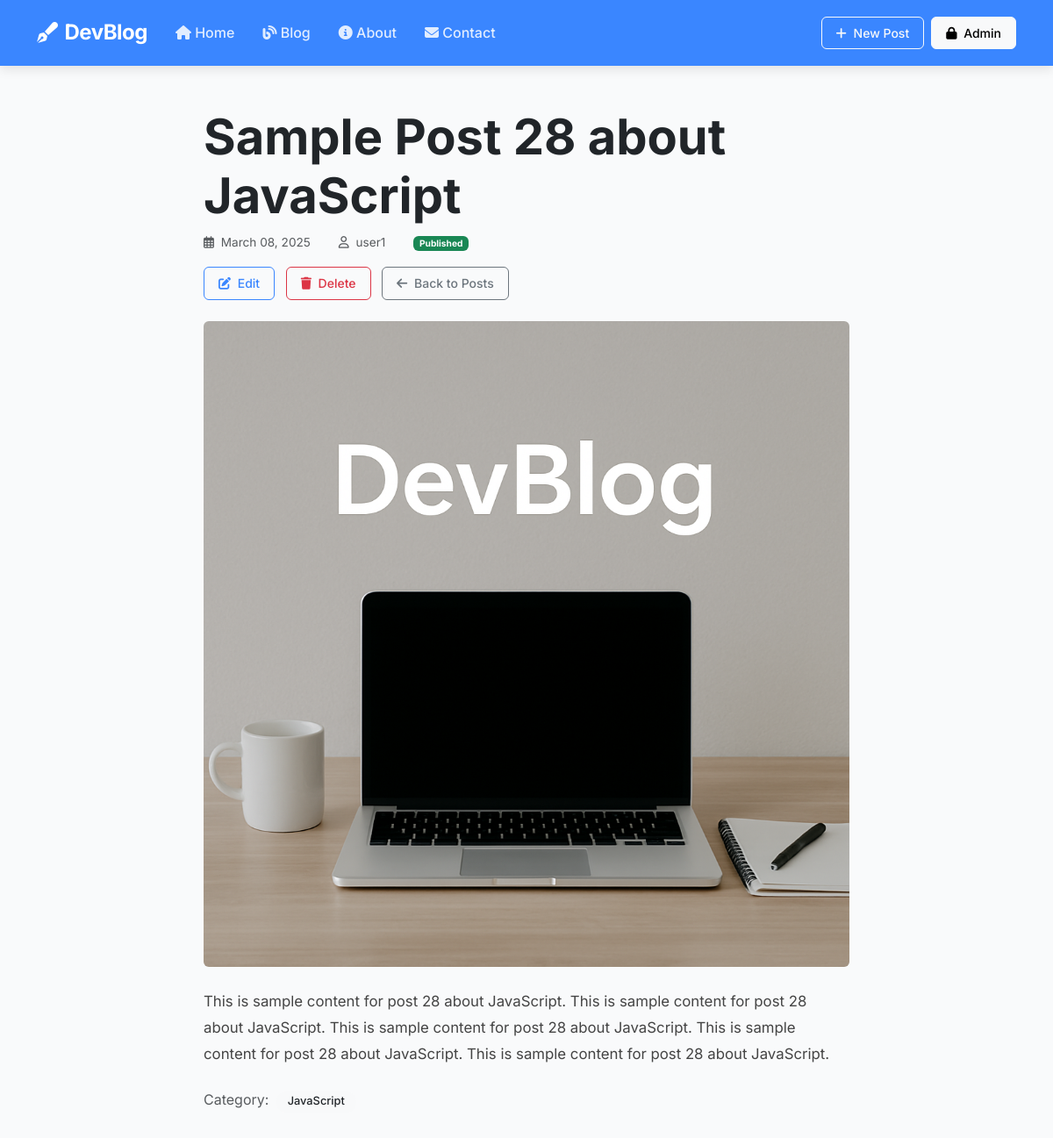
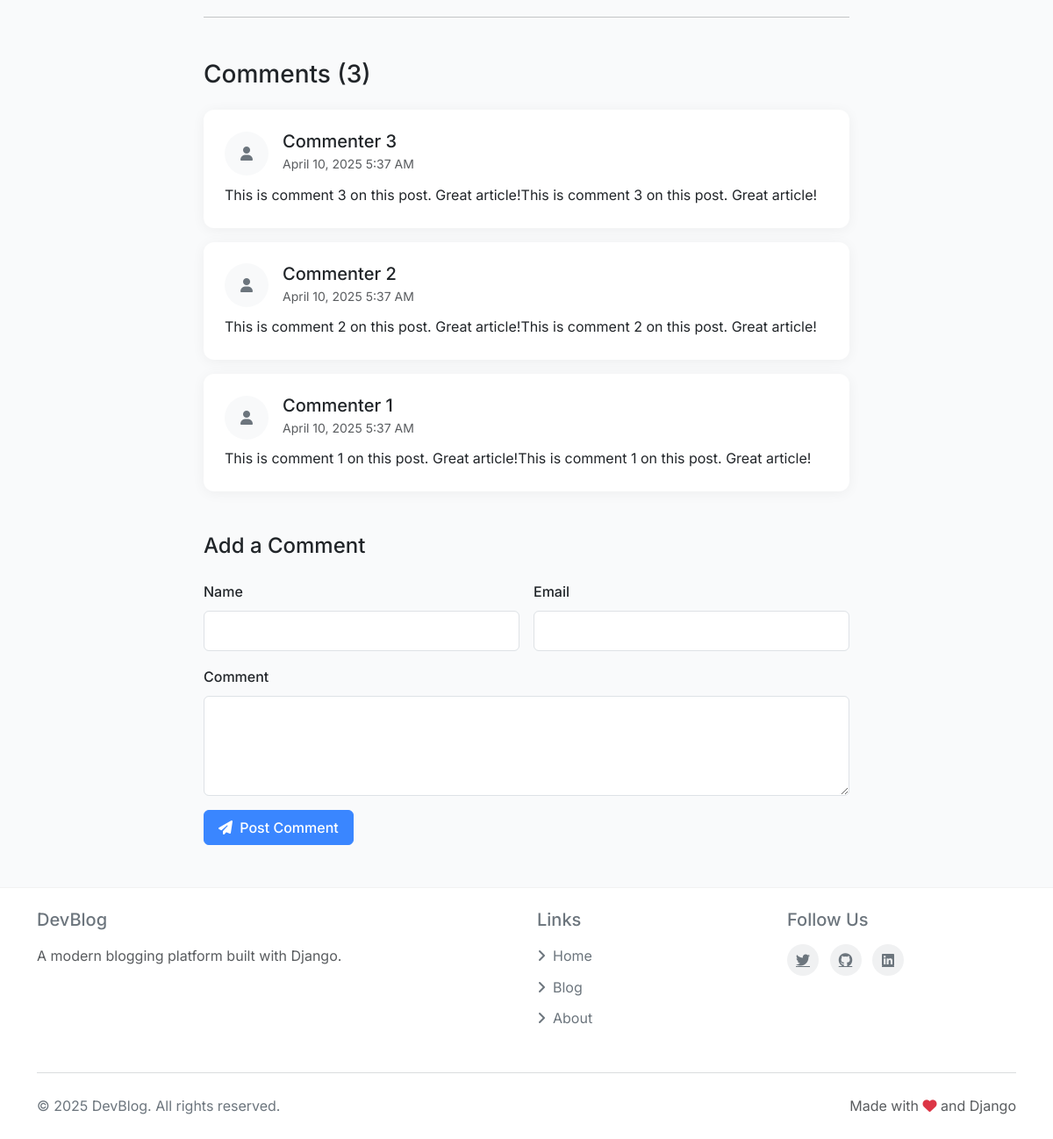
Page /blog/posts/sample-post-28-about-javascript/ on the committed database (2 pictures, top to bottom).
### blog/models.py (models this page shows, shortened)
class Post(models.Model):
    STATUS_CHOICES = (
        ('draft', 'Draft'),
        ('archived', 'Archived'),
        ('published', 'Published'),
    )
    title = models.CharField(max_length=255)
    slug = models.SlugField(max_length=255, unique=True)
    author = models.ForeignKey(User, on_delete=models.SET_NULL, null=True, blank=True, related_name='posts')
    category = models.ForeignKey(Category, on_delete=models.SET_NULL, null=True, blank=True ,related_name='posts')
    featured_image = models.ImageField(default='fallback.png', blank=True )
    thumbnail = models.ImageField(default='fallback_thumbnail.png', blank=True )
    content = models.TextField()
    status = models.CharField(max_length=20, choices=STATUS_CHOICES, default='draft')
    created_at = models.DateTimeField(auto_now_add=True)
    updated_at = models.DateTimeField(auto_now=True)
    published_date = models.DateTimeField(null=True, blank=True)
    class Meta:
        db_table = 'blog_post'
        ordering = ['-created_at']
        verbose_name = 'Post'
        verbose_name_plural = 'Posts'
        unique_together = ('title', 'content')
        indexes = [
            models.Index(fields=['title', 'content']),
        ]

class Category(models.Model):
    name = models.CharField(max_length=255)
    description = models.TextField(blank=True, null=True)
    slug = models.SlugField(max_length=255, unique=True)
    class Meta:
        db_table = 'blog_category'
        ordering = ['name']
        verbose_name = 'Category'
        verbose_name_plural = 'Categories'
        unique_together = ('name', 'description')
        indexes = [
            models.Index(fields=['name', 'description']),
        ]

class Comment(models.Model):
    post = models.ForeignKey(Post, on_delete=models.CASCADE, related_name='comments')
    name = models.CharField(max_length=255)
    email = models.EmailField()
    content = models.TextField()
    created_at = models.DateTimeField(auto_now_add=True)
    class Meta:
        db_table = 'blog_comment'
        ordering = ['-created_at']
        verbose_name = 'Comment'
        verbose_name_plural = 'Comments'
        indexes = [
            models.Index(fields=['name', 'email']),
        ]

### blog/views.py (the view)
# urls.py: path('posts/<slug:slug>/', views.post_detail, name='post_detail'),
def post_detail(request, slug):
    post = get_object_or_404(Post, slug=slug)
    comments = post.comments.all()
    if request.method == 'POST':
        comment_form = CommentForm(request.POST)
        if comment_form.is_valid():
            comment = comment_form.save(commit=False)
            comment.post = post
            comment.save()
            messages.success(request, 'Comment added successfully.')
            return redirect('post_detail', slug=post.slug)
    else:
        comment_form = CommentForm()
    return render(request, 'posts/post_detail.html', {'post': post, 'comments': comments, 'comment_form': comment_form})

### blog/forms.py
class CommentForm(forms.ModelForm):
    class Meta:
        model = Comment
        fields = ['name', 'email', 'content']
        widgets = {
            'name': forms.TextInput(attrs={'class': 'form-control'}),
            'email': forms.EmailInput(attrs={'class': 'form-control'}),
            'content': forms.Textarea(attrs={'class': 'form-control', 'rows': 4}),
        }
        labels = {
            'name': 'Name',
            'email': 'Email',
            'content': 'Your Comment',
        }
        help_texts = {
            'name': 'Enter your name',
            'email': 'Enter your email address',
            'content': 'Enter your comment',
        }

### blog/templates/posts/post_detail.html (shortened to what this page needs)
{% extends "layout.html" %}
{% block content %}
<div class="container">
    <div class="row">
        <div class="col-lg-8 mx-auto">
            <article class="blog-post">
                <div class="post-header mb-4">
                    <h1 class="display-4 fw-bold">{{ post.title }}</h1>
                    <div class="post-meta text-muted mb-3">
                        <span><i class="far fa-calendar-alt me-1"></i> {{ post.published_date|date:"F d, Y"|default:"Not published" }}</span>
                        {% if post.author %}
                            <span class="ms-3"><i class="far fa-user me-1"></i> {{ post.author.username }}</span>
                        {% endif %}
                        <span class="ms-3">
                            <span class="badge bg-{% if post.status == 'published' %}success{% elif post.status == 'draft' %}warning{% else %}secondary{% endif %}">
                                {{ post.get_status_display }}
                            </span>
                        </span>
                    </div>
                    <div class="post-actions mb-4">
                        <a href="{% url 'post_update_form' post.slug %}" class="btn btn-sm btn-outline-primary">
                            <i class="fas fa-edit me-1"></i> Edit
                        </a>
                        <a href="{% url 'post_delete' post.slug %}" class="btn btn-sm btn-outline-danger ms-2">
                            <i class="fas fa-trash me-1"></i> Delete
                        </a>
                        <a href="{% url 'post_list' %}" class="btn btn-sm btn-outline-secondary ms-2">
                            <i class="fas fa-arrow-left me-1"></i> Back to Posts
                        </a>
                    </div>
                    {% if post.featured_image %}
                        <div class="post-featured-image mb-4">
                            <img src="{{ post.featured_image.url }}" class="img-fluid rounded" alt="{{ post.title }}">
                        </div>
                    {% endif %}
                </div>
                <div class="post-content">
                    {{ post.content|linebreaks }}
                </div>
                {% if post.category %}
                    <div class="post-categories mt-4">
                        <span class="text-muted">Category:</span>
                        <a href="#" class="badge bg-light text-dark text-decoration-none ms-1 category-badge">
                            {{ post.category.name }}
                        </a>
                    </div>
                {% endif %}
            </article>
            <hr class="my-5">
            <section class="comments mt-5">
                <h3 class="mb-4">Comments ({{ comments|length }})</h3>
                {% if comments %}
                    <div class="comment-list">
                        {% for comment in comments %}
                            <div class="card mb-3">
                                <div class="card-body">
                                    <div class="d-flex align-items-center mb-2">
                                        <div class="comment-avatar rounded-circle bg-light d-flex align-items-center justify-content-center me-3" style="width: 50px; height: 50px;">
                                            <i class="fas fa-user text-secondary"></i>
                                        </div>
                                        <div>
                                            <h5 class="card-title mb-0">{{ comment.name }}</h5>
                                            <small class="text-muted">{{ comment.created_at|date:"F d, Y g:i A" }}</small>
                                        </div>
                                    </div>
                                    <p class="card-text">{{ comment.content }}</p>
                                </div>
                            </div>
                        {% endfor %}
                    </div>
                {% else %}
                    <div class="alert alert-light text-center py-4">
                        <i class="far fa-comment-dots fa-2x mb-3 text-muted"></i>
                        <p class="mb-0">No comments yet. Be the first to comment!</p>
                    </div>
                {% endif %}
                <div class="add-comment mt-5">
                    <h4 class="mb-4">Add a Comment</h4>
                    <form method="post" class="comment-form">
                        <div class="row g-3">
                            <div class="col-md-6">
                                <label for="{{ comment_form.name.id_for_label }}" class="form-label">Name</label>
                                {{ comment_form.name }}
                            </div>
                            <div class="col-md-6">
                                <label for="{{ comment_form.email.id_for_label }}" class="form-label">Email</label>
                                {{ comment_form.email }}
                            </div>
                            <div class="col-12">
                                <label for="{{ comment_form.content.id_for_label }}" class="form-label">Comment</label>
                                {{ comment_form.content }}
                            </div>
                            <div class="col-12">
                                <button type="submit" class="btn btn-primary">
                                    <i class="fas fa-paper-plane me-1"></i> Post Comment
                                </button>
                            </div>
                        </div>
                    </form>
                </div>
            </section>
        </div>
    </div>
</div>
{% endblock %}

### templates/layout.html (shortened to what this page needs)
<!DOCTYPE html>
{% load static %}
<html lang="en">
<head>
    <link href="https://cdn.jsdelivr.net/npm/bootstrap@5.3.0/dist/css/bootstrap.min.css" rel="stylesheet">
    <link rel="stylesheet" href="{% static 'css/style.css' %}">
    <link rel="stylesheet" href="https://cdnjs.cloudflare.com/ajax/libs/font-awesome/6.4.0/css/all.min.css">
</head>
<body>
    <nav class="navbar navbar-expand-lg navbar-dark sticky-top">
        <div class="container">
            <a class="navbar-brand d-flex align-items-center" href="/">
                <i class="fas fa-pen-fancy me-2"></i>
                <span>DevBlog</span>
            </a>
            <div class="collapse navbar-collapse" id="navbarNav">
                <ul class="navbar-nav me-auto">
                    <li class="nav-item">
                        <a class="nav-link" href="/"><i class="fas fa-home"></i> Home</a>
                    </li>
                    <li class="nav-item">
                        <a class="nav-link" href="{% url 'post_list' %}"><i class="fas fa-blog"></i> Blog</a>
                    </li>
                    <li class="nav-item">
                        <a class="nav-link" href="/about/"><i class="fas fa-info-circle"></i> About</a>
                    </li>
                    <li class="nav-item">
                        <a class="nav-link" href="{% url 'contact' %}"><i class="fas fa-envelope"></i> Contact</a>
                    </li>
                </ul>
                <div class="d-flex">
                    <a href="{% url 'post_create' %}" class="btn btn-outline-light btn-sm">
                        <i class="fas fa-plus me-1"></i> New Post
                    </a>
                    <a href="/admin/" class="btn btn-light ms-2 btn-sm">
                        <i class="fas fa-lock me-1"></i> Admin
                    </a>
                </div>
            </div>
        </div>
    </nav>
    <main class="py-5">
        {% block content %}{% endblock %}
    </main>
    <footer class="footer py-4">
        <div class="container">
            <div class="row g-4">
                <div class="col-md-6">
                    <h5 class="mb-3">DevBlog</h5>
                    <p class="text-muted mb-0">A modern blogging platform built with Django.</p>
                </div>
                <div class="col-md-3">
                    <h5 class="mb-3">Links</h5>
                    <ul class="list-unstyled">
                        <li><a href="/" class="footer-link"><i class="fas fa-angle-right me-2"></i>Home</a></li>
                        <li><a href="{% url 'post_list' %}" class="footer-link"><i class="fas fa-angle-right me-2"></i>Blog</a></li>
                        <li><a href="/about/" class="footer-link"><i class="fas fa-angle-right me-2"></i>About</a></li>
                    </ul>
                </div>
                <div class="col-md-3">
                    <h5 class="mb-3">Follow Us</h5>
                    <div class="social-links">
                        <a href="#" class="me-2"><i class="fab fa-twitter"></i></a>
                        <a href="#" class="me-2"><i class="fab fa-github"></i></a>
                        <a href="#" class="me-2"><i class="fab fa-linkedin"></i></a>
                    </div>
                </div>
            </div>
            <hr class="my-4">
            <div class="d-flex justify-content-between align-items-center">
                <span>© {% now "Y" %} DevBlog. All rights reserved.</span>
                <span class="text-muted">Made with <i class="fas fa-heart text-danger"></i> and Django</span>
            </div>
        </div>
    </footer>
</body>
</html>

### static/css/style.css (style rules this page uses)
:root { --primary-color: #3a86ff; --primary-dark: #2667cb; --secondary-color: #6c757d; --success-color: #38b000; --warning-color: #ffbe0b; --danger-color: #e5383b; --light-color: #f8f9fa; --dark-color: #212529; --body-bg: #f9fafb; --card-shadow: 0 2px 15px rgba(0, 0, 0, 0.05); --hover-shadow: 0 5px 25px rgba(0, 0, 0, 0.1); }
body { font-family: 'Inter', -apple-system, BlinkMacSystemFont, 'Segoe UI', Roboto, sans-serif; line-height: 1.7; color: var(--dark-color); background-color: var(--body-bg); min-height: 100vh; display: flex; flex-direction: column; font-size: 16px; }
main { flex: 1; }
.navbar { background-color: var(--primary-color); box-shadow: 0 4px 12px rgba(0, 0, 0, 0.1); padding: 0.75rem 0; }
.navbar-brand { font-weight: 700; font-size: 1.5rem; letter-spacing: -0.5px; }
.nav-link { font-weight: 500; padding: 0.5rem 1rem !important; transition: all 0.3s ease; position: relative; }
.navbar-dark .navbar-nav .nav-link { color: rgba(255, 255, 255, 0.85); }
.nav-link::after { content: ''; position: absolute; bottom: 5px; left: 50%; width: 0; height: 2px; background-color: #fff; transition: all 0.3s ease; transform: translateX(-50%); }
.card { border: none; border-radius: 12px; box-shadow: var(--card-shadow); transition: transform 0.3s ease, box-shadow 0.3s ease; overflow: hidden; }
.card-body { padding: 1.5rem; }
.post-meta { color: var(--secondary-color); font-size: 0.85rem; display: flex; align-items: center; flex-wrap: wrap; gap: 0.5rem 1rem; }
.post-meta i { margin-right: 0.25rem; }
.post-content { line-height: 1.8; color: #444; font-size: 1.05rem; }
.btn { border-radius: 6px; padding: 0.45rem 1rem; font-weight: 500; transition: all 0.2s ease; }
.btn-primary { background-color: var(--primary-color); border-color: var(--primary-color); }
.btn-outline-primary { color: var(--primary-color); border-color: var(--primary-color); }
.form-control, .form-select { border-radius: 6px; border: 1px solid #dee2e6; padding: 0.65rem 1rem; font-size: 0.95rem; }
.form-label { font-weight: 500; margin-bottom: 0.5rem; }
.footer { background-color: #fff; border-top: 1px solid rgba(0, 0, 0, 0.05); margin-top: auto; color: var(--secondary-color); }
.footer-link { color: var(--secondary-color); text-decoration: none; transition: color 0.2s ease; display: inline-block; margin-bottom: 0.5rem; }
.social-links a { display: inline-flex; align-items: center; justify-content: center; width: 36px; height: 36px; border-radius: 50%; background-color: rgba(108, 117, 125, 0.1); color: var(--secondary-color); transition: all 0.3s ease; }
.category-badge { background-color: rgba(58, 134, 255, 0.1); color: var(--primary-color); padding: 0.35rem 0.8rem; border-radius: 30px; font-size: 0.8rem; font-weight: 500; text-decoration: none; display: inline-block; transition: all 0.2s ease; }

### rows in the picture
Post: title "Sample Post 28 about JavaScript", published_date "March 08, 2025", author.username "user1", status "Published", featured_image (picture), content "This is sample content for post 28 about JavaScript. This is sample content for post 28 about JavaScript. This is sample content for post 28 about JavaScript. This is sample content for post 28 about JavaScript. This is sample content for post 28 about JavaScript.", category.name "JavaScript"
Comment: name "Commenter 3", created_at "April 10, 2025 5:37 AM", content "This is comment 3 on this post. Great article!This is comment 3 on this post. Great article!"
Comment: name "Commenter 2", created_at "April 10, 2025 5:37 AM", content "This is comment 2 on this post. Great article!This is comment 2 on this post. Great article!"
Comment: name "Commenter 1", created_at "April 10, 2025 5:37 AM", content "This is comment 1 on this post. Great article!This is comment 1 on this post. Great article!"

### other values in the picture
{{ comments|length }} "3"
